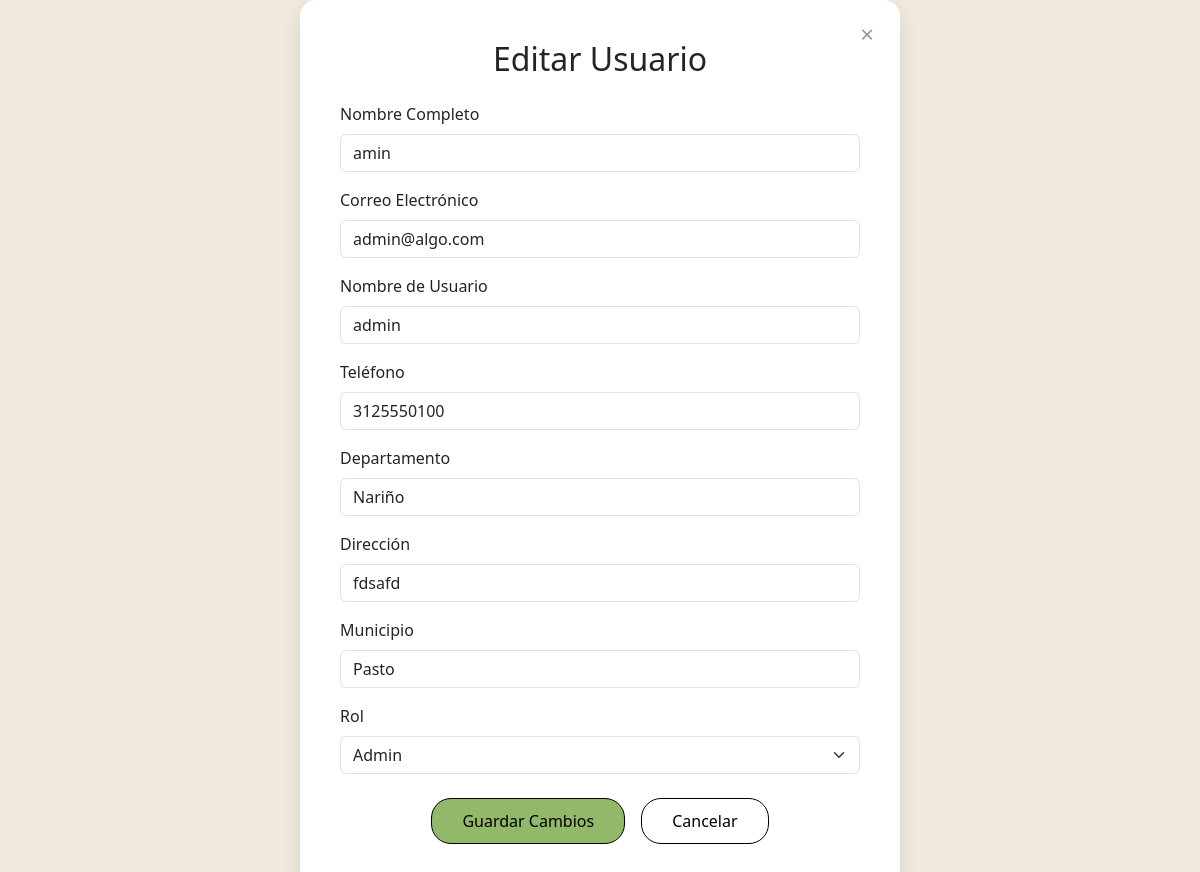
The app's page /editar_usuario/28/, older data.
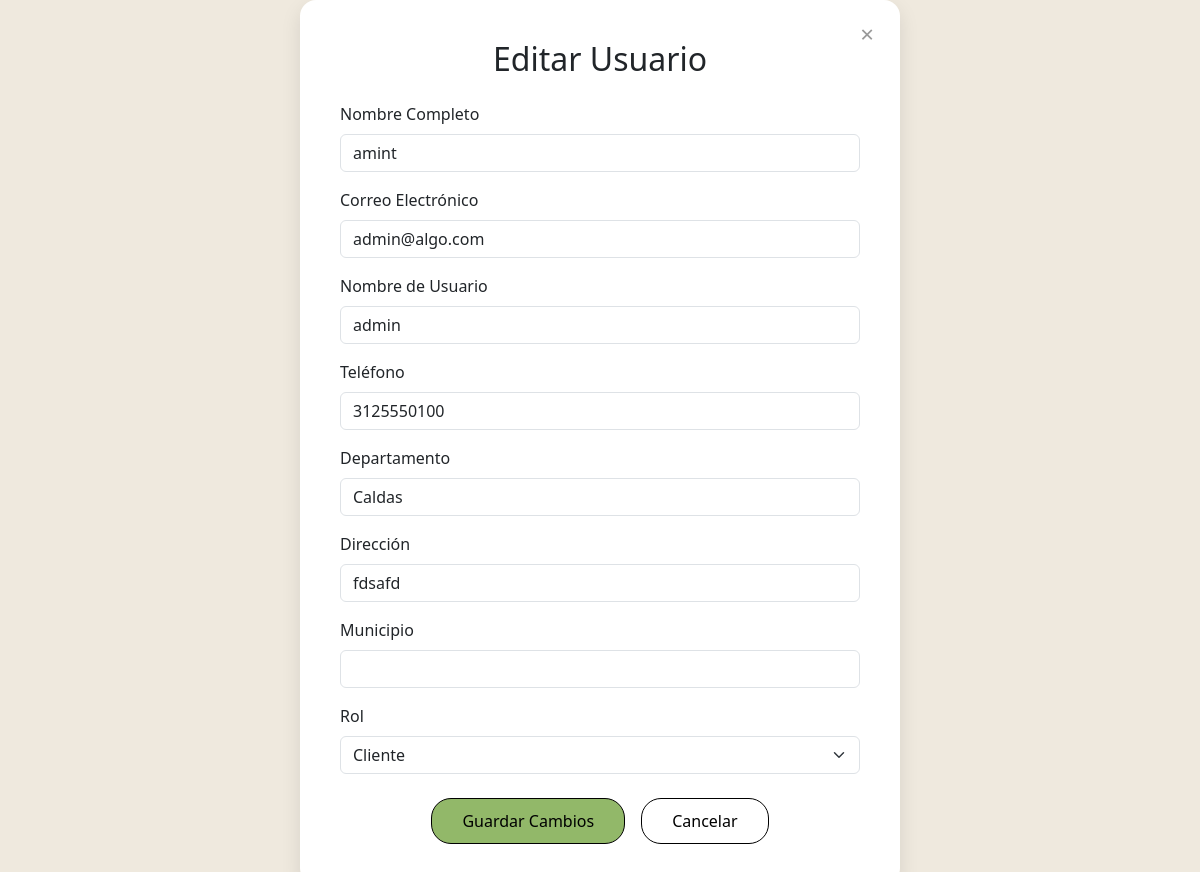
The same page, newer data.
### merkachecheres/models.py (models this page shows, shortened)
class Usuario(models.Model):
    full_name = models.CharField(max_length=255)
    email = models.EmailField(unique=True)
    username = models.CharField(max_length=150, unique=True)
    password = models.CharField(max_length=128)
    telefono = models.CharField(max_length=15, default="Sin teléfono")  # Valor por defecto
    departamento = models.CharField(max_length=100, default="Sin departamento")  # Valor por defecto
    direccion = models.CharField(max_length=255, default="Sin dirección")  # Valor por defecto
    municipio = models.CharField(max_length=100, default="Sin municipio")  # Valor por defecto
    ROLES = (
        (1, "Admin"),
        (2, "Cliente"),
        (3, "Vendedor")
    )
    rol = models.IntegerField(choices=ROLES, default=2)

### merkachecheres/views.py (the view, shortened to what this page needs)
# urls.py: path('editar_usuario/<int:usuario_id>/', views.editar_usuario, name='editar_usuario'),
def editar_usuario(request, usuario_id):
    try:
        usuario = Usuario.objects.get(id=usuario_id)
        return render(request, 'editar_usuario.html', {'usuario': usuario})
    except Usuario.DoesNotExist:
        messages.error(request, "El usuario no existe.")
        return redirect('admin_dashboard')

### merkachecheres/templates/editar_usuario.html (shortened to what this page needs)
{% load static %}
<!DOCTYPE html>
<html lang="es">
<head>
    <link href="https://cdn.jsdelivr.net/npm/bootstrap@5.3.0-alpha3/dist/css/bootstrap.min.css" rel="stylesheet">
    <link rel="stylesheet" href="{% static 'css/editar.css' %}">
</head>
<body>
    <div class="form-container">
        <button class="close-btn" onclick="window.location.href='{% url 'admin_dashboard' %}'">&times;</button>
        <h2 class="mb-4 text-center">Editar Usuario</h2>
        <form method="POST">
            <div class="mb-3">
                <label for="full_name" class="form-label">Nombre Completo</label>
                <input type="text" id="full_name" name="full_name" class="form-control" value="{{ usuario.full_name }}" required>
            </div>
            <div class="mb-3">
                <label for="email" class="form-label">Correo Electrónico</label>
                <input type="email" id="email" name="email" class="form-control" value="{{ usuario.email }}" required>
            </div>
            <div class="mb-3">
                <label for="username" class="form-label">Nombre de Usuario</label>
                <input type="text" id="username" name="username" class="form-control" value="{{ usuario.username }}" required>
            </div>
            <div class="mb-3">
                <label for="telefono" class="form-label">Teléfono</label>
                <input type="text" id="telefono" name="telefono" class="form-control" value="{{ usuario.telefono }}" required>
            </div>
            <div class="mb-3">
                <label for="departamento" class="form-label">Departamento</label>
                <input type="text" id="departamento" name="departamento" class="form-control" value="{{ usuario.departamento }}" required>
            </div>
            <div class="mb-3">
                <label for="direccion" class="form-label">Dirección</label>
                <input type="text" id="direccion" name="direccion" class="form-control" value="{{ usuario.direccion }}" required>
            </div>
            <div class="mb-3">
                <label for="municipio" class="form-label">Municipio</label>
                <input type="text" id="municipio" name="municipio" class="form-control" value="{{ usuario.municipio }}" required>
            </div>
            <div class="mb-4">
                <label for="rol" class="form-label">Rol</label>
                <select id="rol" name="rol" class="form-select">
                    <option value="1" {% if usuario.rol == 1 %}selected{% endif %}>Admin</option>
                    <option value="2" {% if usuario.rol == 2 %}selected{% endif %}>Cliente</option>
                </select>
            </div>
            <div class="btn-group-custom">
                <button type="submit" class="btn btn-primary">Guardar Cambios</button>
                <button type="button" class="btn btn-secondary" onclick="window.location.href='{% url 'admin_dashboard' %}'">Cancelar</button>
            </div>
        </form>
    </div>
</body>
</html>

Row changes from the older to the newer data that the page shows:
changed Usuario "admin@algo.com": full_name "amin" → "amint"; departamento "Nariño" → "Caldas"; rol "Admin" → "Cliente"; municipio "Pasto" → (not shown)
